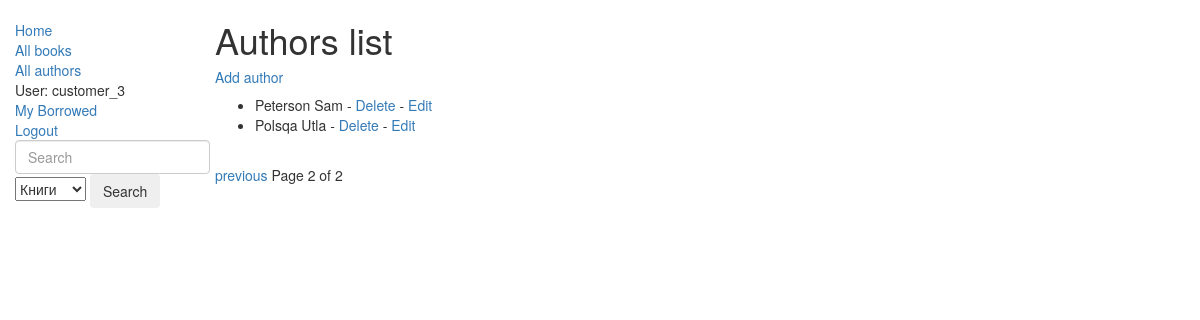
Page /catalog/authors/?page=3 (signed in) on the earlier database version.
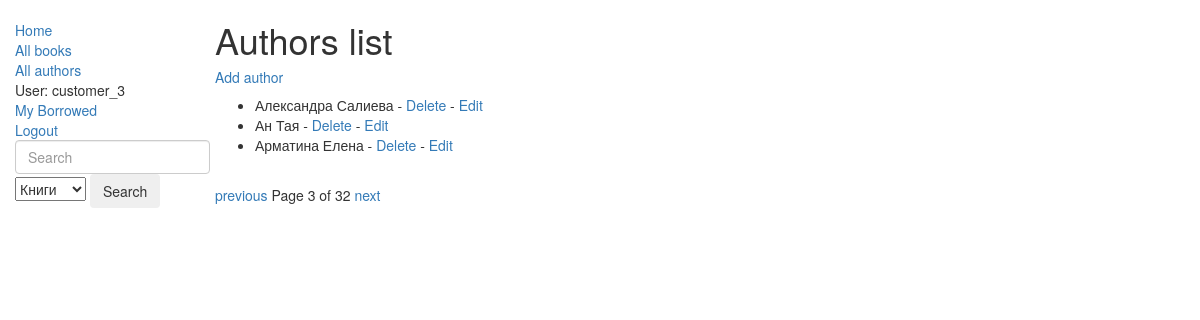
Same page on the later database version.
### catalog/models.py (models this page shows, shortened)
class Author(models.Model):
    first_name = models.CharField(max_length=100)
    last_name = models.CharField(max_length=100)
    date_of_birth = models.DateField(null=True, blank=True)
    date_of_death = models.DateField('Died', null=True, blank=True)
    class Meta:
        ordering = ['last_name']
    def __str__(self):
        return f'{self.last_name} {self.first_name}'

### catalog/views.py (the view)
@login_required
def authors_list_view(request):
    authors = Author.objects.all()
    paginator = Paginator(authors, 3)
    page = request.GET.get('page')
    try:
        authors_list = paginator.page(page)
    except PageNotAnInteger:
        authors_list = paginator.page(1)
    except EmptyPage:
        authors_list = paginator.page(paginator.num_pages)
    context = {
        'page_obj': authors_list,
        'is_paginated': True
    }
    return render(request, 'catalog/authors_list_page.html', context=context)

### catalog/templates/catalog/authors_list_page.html
{% extends 'base_generic.html' %}
{% block content %}
    <h1>Authors list</h1>
    <h5><a href="{% url 'author_create' %}">Add author</a></h5>
    {% if page_obj %}
        <ul>
            {% for author in page_obj %}
                <li>
                    {{ author }} - <a href="{% url 'author_delete' author.pk %}">Delete</a> - <a href="{% url 'author_update' author.pk %}">Edit</a>
                </li>
            {% endfor %}
        </ul>
    {% else %}
        <p>There are no authors</p>
    {% endif %}
{% endblock %}

### locallibrary/templates/base_generic.html (shortened to what this page needs)
<!doctype html>
<html lang="en">
  <head>
    <link rel="stylesheet" href="https://maxcdn.bootstrapcdn.com/bootstrap/3.3.7/css/bootstrap.min.css">
    {% load static %}
    <link rel="stylesheet" href="{% static 'css/styles.css' %}">
    <link rel="stylesheet" href="{% static 'css/buttons.css' %}">
  </head>
  <body>
    <div class="container-fluid">
      <div class="row">
        <div class="col-sm-2">
          {% block sidebar %}
            <ul class="sidebar-nav">
              <li><a href="{% url 'index' %}">Home</a></li>
              <li><a href="{% url 'books' %}">All books</a></li>
              <li><a href="{% url 'authors' %}">All authors</a></li>
              {% if user.is_authenticated %}
                <li>User: {{ user.get_username }}</li>
                {% if perms.catalog.can_mark_returned %}
                  <li><a href="{% url 'all-borrowed' %}">All Borrowed</a></li>
                {% else %}
                  <li><a href="{% url 'my-borrowed' %}">My Borrowed</a></li>
                {% endif %}
                <li><a href="{% url 'logout'%}?next={{request.path}}">Logout</a></li>
              {% else %}
                <li><a href="{% url 'login'%}?next={{request.path}}">Login</a></li>
              {% endif %}
              <li>
                <form class="form-inline" action="{% url 'searching' %}" method="POST">
                <input class="form-control mr-sm-2" type="search" placeholder="Search" aria-label="Search" name="searched">
                <select name="search_group">
                    <option value="books">Книги</option>
                </select>
                <button class="btn btn-outline-success my-2 my-sm-0" type="submit">Search</button>
                </form>
              </li>
            </ul>
          {% endblock %}
        </div>
        <div class="col-sm-10"> {% include "messages.html" %} {% block content %}{% endblock %}
        {% block pagination %}
          {% if is_paginated %}
            <div class="pagination">
              <span class="page-links">
                {% if page_obj.has_previous %}
                  <a href="{{ request.path }}?page={{ page_obj.previous_page_number }}">previous</a>
                {% endif %}
                <span class="page-current">
                  Page {{ page_obj.number }} of {{ page_obj.paginator.num_pages }}
                </span>
                {% if page_obj.has_next %}
                  <a href="{{ request.path }}?page={{ page_obj.next_page_number }}">next</a>
                {% endif %}
              </span>
            </div>
          {% endif %}
        {% endblock %}
        </div>
      </div>
    </div>
  </body>
</html>

Differences in the rows shown:
no longer on this page (row unchanged): Author: last_name+first_name "Peterson Sam"
no longer on this page (row unchanged): Author: last_name+first_name "Polsqa Utla"
added Author: last_name+first_name "Александра Салиева"
added Author: last_name+first_name "Ан Тая"
added Author: last_name+first_name "Арматина Елена"
Other differences:
{{ page_obj.number }}: "2" → "3"
{{ page_obj.paginator.num_pages }}: "2" → "32"
text now shown: "next"
